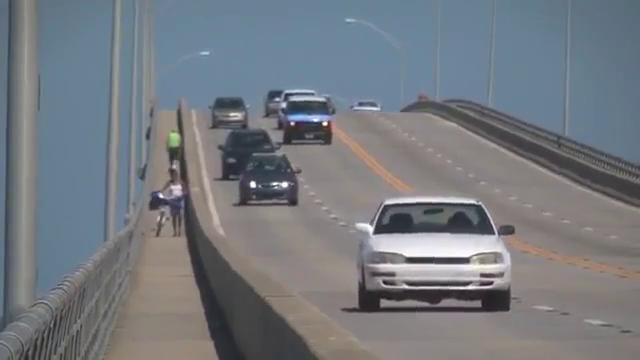
#> input picture frame 91 of buoi2/slow.avi, 640 x 360 px
$ python test.py
#> lines starting #> are read from the running program, lines starting #| are printed output that depends on the picture; after the words box and inside, x2 and y2 are one past the last pixel; in counts of white or black regions, pixels touching at a corner belong together
import numpy as np
import cv2
cap = cv2.VideoCapture('slow.avi')
# take first frame of the video
ret, frame = cap.read()
#> frame is the input picture: shape (360, 640, 3); mean B, G, R 127.8, 121.7, 116.8
# setup initial location of window
r, h, c, w = 250, 90, 400, 125  # simply hardcoded the values
track_window = (c, r, w, h)
# set up the ROI for tracking
roi = frame[r:r + h, c:c + w]
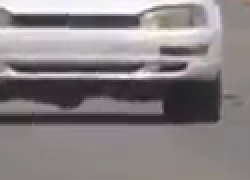
#> roi: shape (90, 125, 3) (shown 2 times larger); mean B, G, R 131.8, 129.9, 135.4
hsv_roi = cv2.cvtColor(roi, cv2.COLOR_BGR2HSV)
#> hsv_roi: shape (90, 125, 3); mean H, S, V 98.7, 15.9, 135.9
mask = cv2.inRange(hsv_roi, np.array((0., 60., 32.)), np.array((180., 255., 255.)))
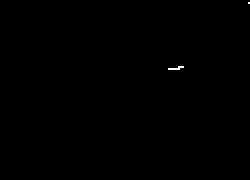
#> mask: shape (90, 125) (shown 2 times larger); 0.09% white in thin lines or dots, all inside (x1, y1, x2, y2) = (84, 1, 125, 35)
roi_hist = cv2.calcHist([hsv_roi], [0], mask, [180], [0, 180])
#> roi_hist = 180 values, max 9 at index 162, min 0 at index 0, mean 0.0556
cv2.normalize(roi_hist, roi_hist, 0, 255, cv2.NORM_MINMAX)
# Setup the termination criteria, either 10 iteration or move by atleast 1 pt
term_crit = (cv2.TERM_CRITERIA_EPS | cv2.TERM_CRITERIA_COUNT, 10, 1)
while True:
    ret, frame = cap.read()
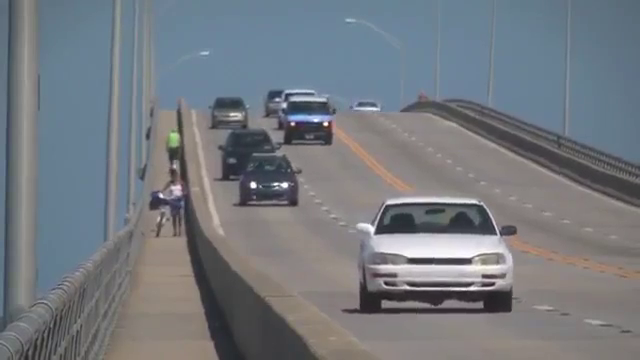
#> input picture frame 92 of buoi2/slow.avi, 640 x 360 px
#> frame is the input picture: shape (360, 640, 3); mean B, G, R 127.8, 121.7, 116.8
    if ret is True:
        hsv = cv2.cvtColor(frame, cv2.COLOR_BGR2HSV)
#> hsv: shape (360, 640, 3); mean H, S, V 73.9, 38.8, 132.6
        dst = cv2.calcBackProject([hsv], [0], roi_hist, [0, 180], 1)
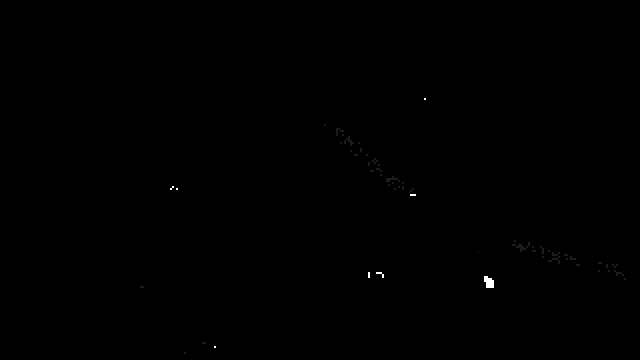
#> dst: shape (360, 640); min 0, max 255, mean 0.2
        # apply meanshift to get the new location
        ret, track_window = cv2.CamShift(dst, track_window, term_crit)
#> ret = ((497.5, 277.5), (24.31, 88.26), 61.06); track_window = (458, 255, 79, 45)
        # Draw it on image
        pts = cv2.boxPoints(ret)
#> pts = [[453, 288.2], [530.2, 245.5], [542, 266.8], [464.8, 309.5]]
        pts = np.int0(pts)
#> pts = [[453, 288], [530, 245], [541, 266], [464, 309]]
        print('len pts:', len(pts),pts)
#| len pts: 4 [[453 288]
#|  [530 245]
#|  [541 266]
#|  [464 309]]
        img2 = cv2.polylines(frame, [pts], True, (255, 0, 0), 2)
        cv2.imshow('img2', img2)
        k = cv2.waitKey(1)  # & 0xff
#> (key Esc is pressed here)
        if k == 27:
            break
            # else:
            #     cv2.imwrite(chr(k) + ".jpg", img2)
    else:
        break
cv2.destroyAllWindows()
cap.release()

$ run again, starting later in the video
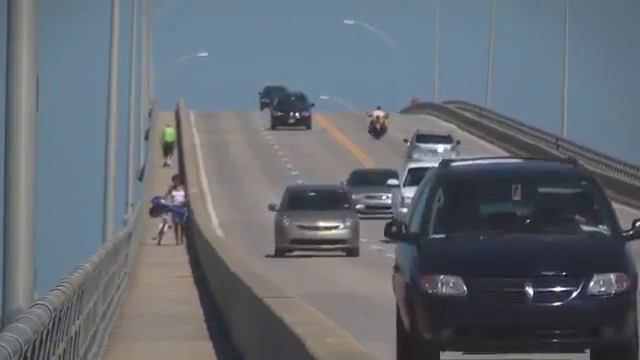
#> input picture frame 412 of buoi2/slow.avi, 640 x 360 px
#> frame is the input picture: shape (360, 640, 3); mean B, G, R 114.8, 107.1, 100.1
#> hsv_roi: shape (90, 125, 3); mean H, S, V 123.8, 46.6, 55.7
#> `mask = cv2.inRange(hsv_roi, np.array((0., 60., 32.)), np.array((180., ..`:
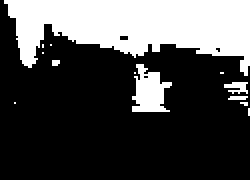
#> mask: shape (90, 125) (shown 2 times larger); 29.4% white; 13 white regions (10 under 20 px), largest, box (x1, y1, x2, y2) and area: (2, 0, 125, 38) 2918, (66, 32, 86, 56) 299, (112, 41, 124, 47) 46
#> roi_hist = 180 values, max 817 at index 113, min 0 at index 0, mean 18.39
#> hsv: shape (360, 640, 3); mean H, S, V 86.7, 45.2, 118.1
#> `dst = cv2.calcBackProject([hsv], [0], roi_hist, [0, 180], 1)`:
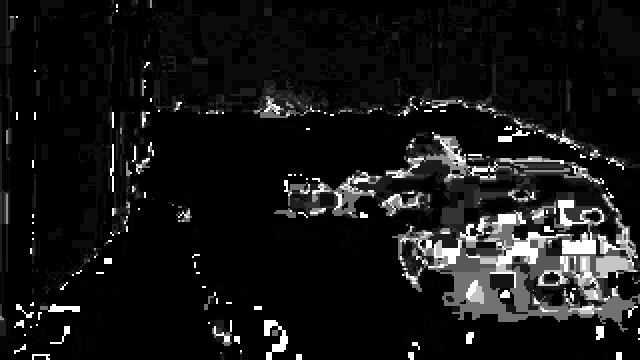
#> dst: shape (360, 640); min 0, max 255, mean 22.1
#> ret = ((502.5, 255), (109.5, 158.7), 81.35); track_window = (423, 200, 159, 110)
#> `pts = cv2.boxPoints(ret)`: pts = [[415.8, 212.8], [572.7, 188.9], [589.2, 297.2], [432.3, 321.1]]
#> `pts = np.int0(pts)`: pts = [[415, 212], [572, 188], [589, 297], [432, 321]]
#| len pts: 4 [[415 212]
#|  [572 188]
#|  [589 297]
#|  [432 321]]

$ run again, starting later in the video
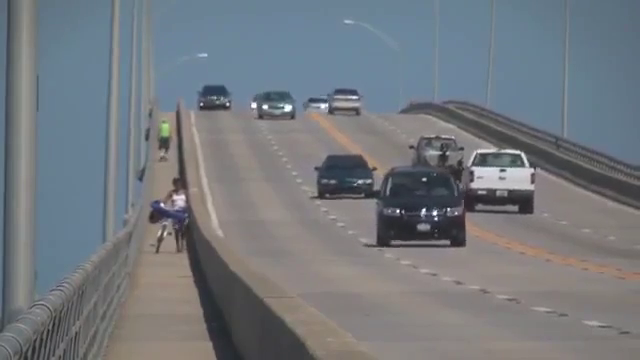
#> input picture frame 732 of buoi2/slow.avi, 640 x 360 px
#> frame is the input picture: shape (360, 640, 3); mean B, G, R 126.3, 120.7, 115.8
#> `roi = frame[r:r + h, c:c + w]`:
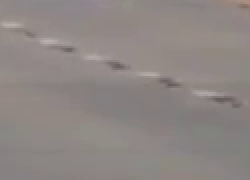
#> roi: shape (90, 125, 3) (shown 2 times larger); mean B, G, R 131.9, 134.5, 141.8
#> hsv_roi: shape (90, 125, 3); mean H, S, V 16.4, 17.9, 141.8
#> mask: shape (90, 125); 0.09% white; 1 white region (1 under 20 px)
#> roi_hist = 180 values, max 8 at index 11, min 0 at index 0, mean 0.0556
#> hsv: shape (360, 640, 3); mean H, S, V 69.3, 38.8, 131.4
#> `dst = cv2.calcBackProject([hsv], [0], roi_hist, [0, 180], 1)`:
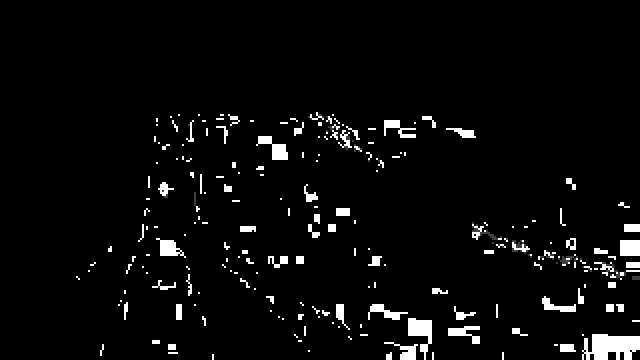
#> dst: shape (360, 640); min 0, max 255, mean 10.4
#> ret = ((420, 326), (80.52, 125.4), 103.3); track_window = (358, 292, 124, 68)
#> `pts = cv2.boxPoints(ret)`: pts = [[368.2, 272.4], [490.3, 301.2], [471.8, 379.6], [349.7, 350.8]]
#> `pts = np.int0(pts)`: pts = [[368, 272], [490, 301], [471, 379], [349, 350]]
#| len pts: 4 [[368 272]
#|  [490 301]
#|  [471 379]
#|  [349 350]]
